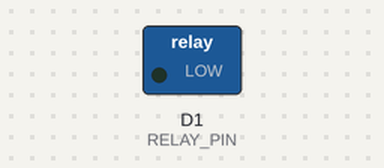
Recording of a sketch running on a simulated ESP8266 (NodeMCU). Parts: switched loads named in the sketch (green lamp = pin HIGH).

Above: at 1.0 s.
At 3.0 s:
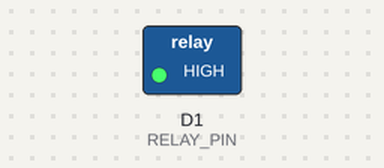
Timing chart, 0 to 5.2 s (numbered marks = the images above):
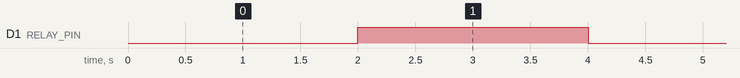

The sketch:

sketch_dec20a.ino
```cpp
// NodeMCU Relay Test Program
// Relay ON and OFF every 2 seconds

#define RELAY_PIN D1   // GPIO5

void setup() {
  pinMode(RELAY_PIN, OUTPUT);
  digitalWrite(RELAY_PIN, HIGH);  // Relay OFF (LOW-level trigger)
}

void loop() {
  digitalWrite(RELAY_PIN, LOW);   // Relay ON
  delay(2000);                    // 2 seconds

  digitalWrite(RELAY_PIN, HIGH);  // Relay OFF
  delay(2000);                    // 2 seconds
}
```

Measured:
- by itself, D1 (RELAY_PIN): alternates HIGH for 2.0 s and LOW for 2.0 s
